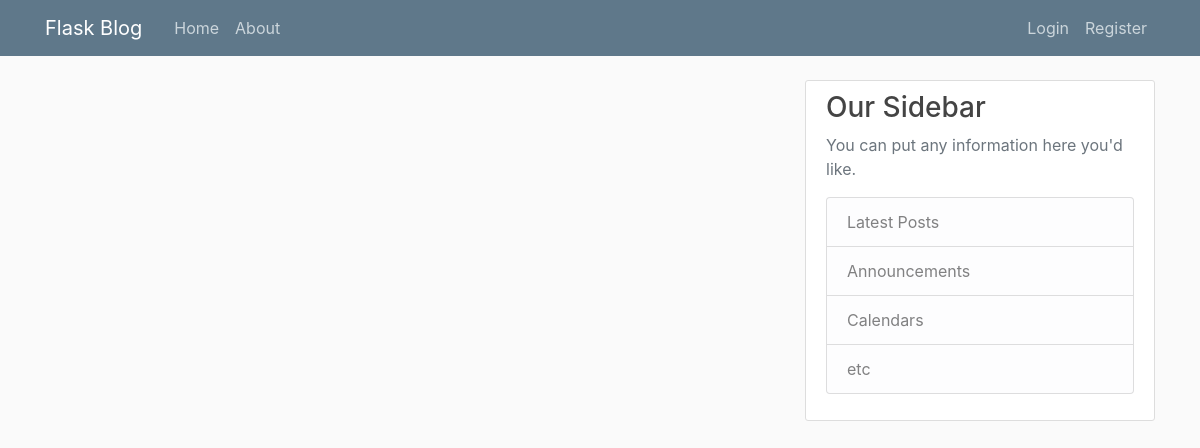
/home, run on an earlier commit of the app's database.
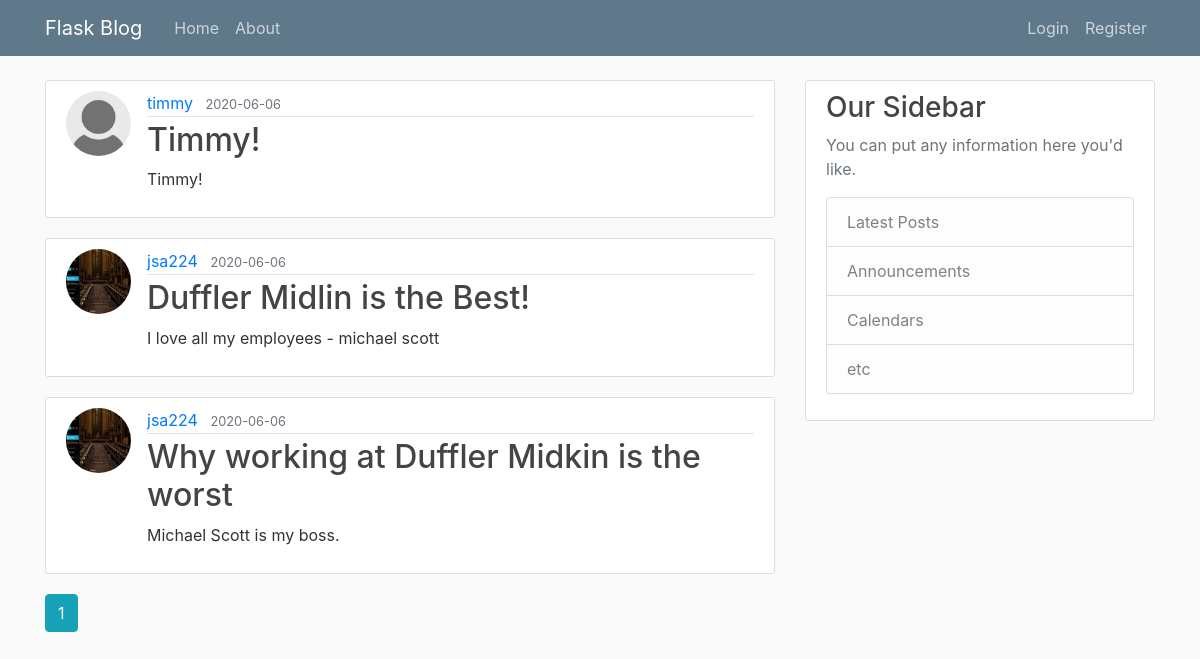
And on a later commit of the database.
### flaskblog/models.py (models this page shows, shortened)
class Post(db.Model):
    id = db.Column(db.Integer, primary_key=True)
    title = db.Column(db.String(100), nullable=False)
    date_posted = db.Column(db.DateTime, nullable=False, default=datetime.utcnow)
    content = db.Column(db.Text, nullable=False)
    user_id = db.Column(db.Integer, db.ForeignKey('user.id'), nullable=False)

class User(db.Model, UserMixin):
    id = db.Column(db.Integer, primary_key=True)
    username = db.Column(db.String(20), unique=True, nullable=False)
    email = db.Column(db.String(100), unique=True, nullable=False)
    image_file = db.Column(db.String(20), nullable=False, default='default.jpg')
    password = db.Column(db.String(60), nullable=False)
    posts = db.relationship('Post', backref='author', lazy=True)

### flaskblog/main/routes.py (the view)
@main.route("/")
@main.route("/home")
def home():
    page = request.args.get('page', 1, type=int)
    posts = Post.query.order_by(Post.date_posted.desc()).paginate(page=page, per_page=5)
    return render_template('home.html', posts=posts)

### flaskblog/templates/home.html
{% extends "layout.html" %}
{% block content %}
    {% for post in posts.items %}
        <article class="media content-section">
          <img class="rounded-circle article-img" src="{{ url_for('static', filename='profile_pics/' + post.author.image_file) }}">
          <div class="media-body">
            <div class="article-metadata">
              <a class="mr-2" href="{{ url_for('users.user_posts', username=post.author.username) }}">{{ post.author.username }}</a>
              <small class="text-muted">{{ post.date_posted.strftime('%Y-%m-%d') }}</small>
            </div>
            <h2><a class="article-title" href="{{ url_for('posts.post', post_id=post.id) }}">{{ post.title }}</a></h2>
            <p class="article-content">{{ post.content }}</p>
          </div>
        </article>
    {% endfor %}
    {% for page_num in posts.iter_pages(left_edge=1, right_edge=1, left_current=1, right_current=2) %}
      {% if page_num %}
        {% if posts.page == page_num %}
          <a class="btn btn-info mb-4" href="{{ url_for('main.home', page=page_num) }}">{{ page_num }}</a>
        {% else %}
          <a class="btn btn-outline-info mb-4" href="{{ url_for('main.home', page=page_num) }}">{{ page_num }}</a>
        {% endif %}
      {% else %}
        ...
      {% endif %}
    {% endfor %}
{% endblock content %}

### flaskblog/templates/layout.html (shortened to what this page needs)
<!DOCTYPE html>
<html>
<head>
    <link rel="stylesheet" href="https://maxcdn.bootstrapcdn.com/bootstrap/4.0.0/css/bootstrap.min.css">
    <link rel="stylesheet" href="static/main.css">
    <link rel="stylesheet" type="text/css" href="{{ url_for('static', filename='main.css') }}">
</head>
<body>
    <header class="site-header">
      <nav class="navbar navbar-expand-md navbar-dark bg-steel fixed-top">
        <div class="container">
          <a class="navbar-brand mr-4" href="/">Flask Blog</a>
          <div class="collapse navbar-collapse" id="navbarToggle">
            <div class="navbar-nav mr-auto">
              <a class="nav-item nav-link" href="{{ url_for('main.home') }}">Home</a>
              <a class="nav-item nav-link" href="{{ url_for('main.about') }}">About</a>
            </div>
            <div class="navbar-nav">
              {% if current_user.is_authenticated %}
                <a class="nav-iten nav-link" href="{{ url_for('posts.new_post') }}">New Post</a>
                <a class="nav-iten nav-link" href="{{ url_for('users.account') }}">Account</a>
                <a class="nav-iten nav-link" href="{{ url_for('users.logout') }}">Logout</a>
              {% else %}
                <a class="nav-item nav-link" href="{{ url_for('users.login') }}">Login</a>
                <a class="nav-item nav-link" href="{{ url_for('users.register') }}">Register</a>
              {% endif %}
            </div>
          </div>
        </div>
      </nav>
    </header>
    <main role="main" class="container">
      <div class="row">
        <div class="col-md-8">
          {% block content %}{% endblock %}
        </div>
        <div class="col-md-4">
          <div class="content-section">
            <h3>Our Sidebar</h3>
            <p class='text-muted'>You can put any information here you'd like.
              <ul class="list-group">
                <li class="list-group-item list-group-item-light">Latest Posts</li>
                <li class="list-group-item list-group-item-light">Announcements</li>
                <li class="list-group-item list-group-item-light">Calendars</li>
                <li class="list-group-item list-group-item-light">etc</li>
              </ul>
            </p>
          </div>
        </div>
      </div>
    </main>
</body>
</html>

### flaskblog/static/main.css (style rules this page uses)
body { background: #fafafa; color: #333333; margin-top: 5rem; }
h1, h2, h3, h4, h5, h6 { color: #444444; }
.bg-steel { background-color: #5f788a; }
.site-header .navbar-nav .nav-link { color: #cbd5db; }
.content-section { background: #ffffff; padding: 10px 20px; border: 1px solid #dddddd; border-radius: 3px; margin-bottom: 20px; }
.article-title { color: #444444; }
.article-content { white-space: pre-line; }
.article-img { height: 65px; width: 65px; margin-right: 16px; }
.article-metadata { padding-bottom: 1px; margin-bottom: 4px; border-bottom: 1px solid #e3e3e3 }

What changed in the data, as far as the page shows it:
added Post: image_file (placeholder picture), author.username "timmy", date_posted "2020-06-06", title "Timmy!", content "Timmy!"
added Post: image_file (picture), author.username "jsa224", date_posted "2020-06-06", title "Duffler Midlin is the Best!", content "I love all my employees - michael scott"
added Post: image_file (picture), author.username "jsa224", date_posted "2020-06-06", title "Why working at Duffler Midkin is the worst", content "Michael Scott is my boss."
Also different on the page:
new list line: "1"
